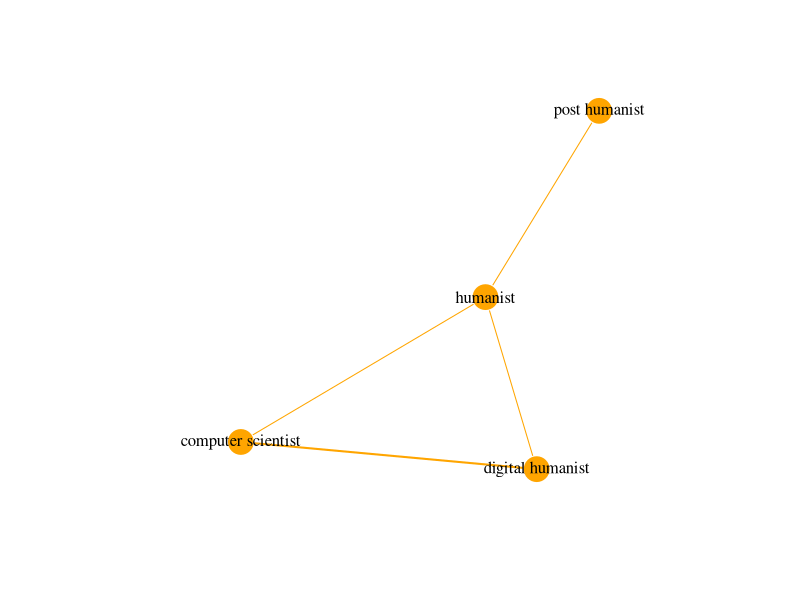

Here is the R script that generated this plot:
## ---- chunk 1
library(magrittr)
library(igraph)
library(ggraph)
## ---- chunk 2
node_list <- c("person_1","person_2","person_3","person_4") 
occupation <- c("humanist","digital humanist","computer scientist","post humanist")

node_list_example <- cbind.data.frame(id=node_list,occupation)
colnames(node_list_example) <- c("id","occupation")
print(node_list_example)
## ---- chunk 3

edge_list <-  matrix(nrow=4,ncol=3) %>% as.data.frame(.)
colnames(edge_list) <- c("from","to","weight")

edge_list[1,1:3] <- c("person_1","person_4",1) 
edge_list[2,1:3] <- c("person_2","person_3",2) 
edge_list[3,1:3] <- c("person_1","person_3",1) 
edge_list[4,1:3] <- c("person_1","person_2",1) 
print(edge_list)
## ---- chunk 4

graph <-  igraph::graph_from_data_frame(d=edge_list, vertices=node_list_example, directed = FALSE)
plot(graph, edge.arrow.size=.2, edge.color="orange",
     vertex.color="orange", vertex.frame.color="#ffffff",
     vertex.label=V(graph)$occupation, vertex.label.color="black",edge.width=E(graph)$weight)
